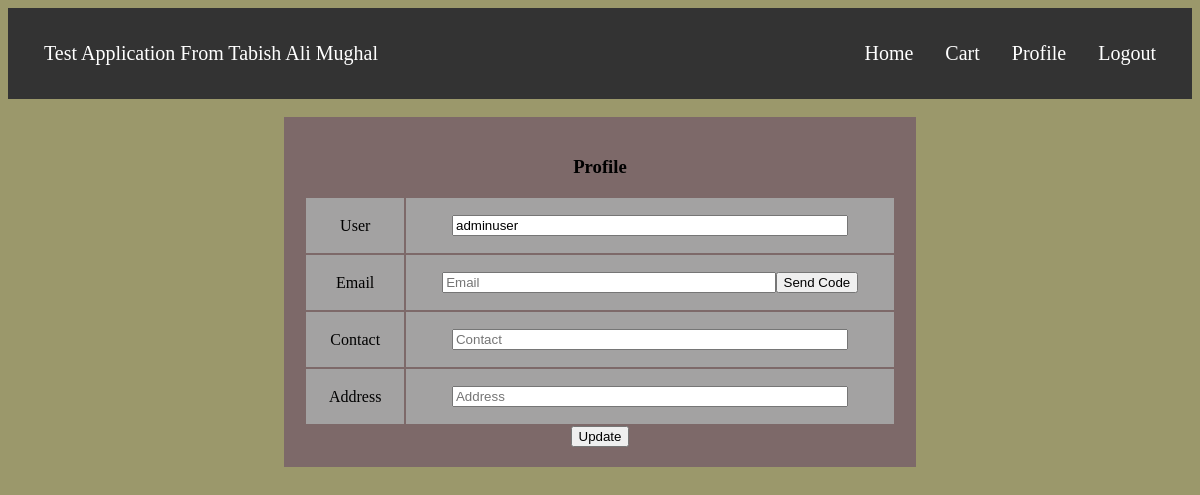
/auth/profile/ (signed in), run on an earlier commit of the app's database.
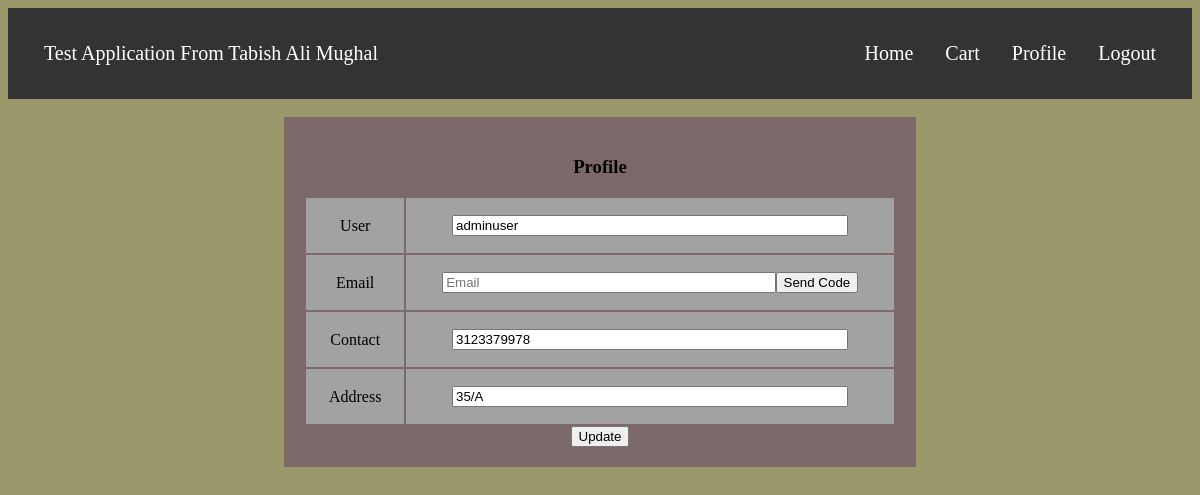
And on a later commit of the database.
### Authentication/models.py (models this page shows, shortened)
class PublicUsers(models.Model):
    user = models.ForeignKey(User , on_delete=models.PROTECT)
    contact = models.IntegerField()
    address = models.CharField(max_length=250)
    date = models.DateField(auto_now=True)

### Authentication/views.py (the view)
# urls.py: path('profile/', views.ManageUserProfileView, name="profile"),
@login_required(login_url='auth:login')
def ManageUserProfileView(ProfileView):
	if ProfileView.method == 'POST':
		try:
			instance = get_object_or_404(PublicUsers , user = ProfileView.user)
		except:
			instance = None
		publicuserform = ManagePublicUsersForm({
			'user' : ProfileView.user ,
			'contact' : ProfileView.POST.get('contact') ,
			'address' : ProfileView.POST.get('address') ,
		} or None , instance = instance )
		publicuserform.save()
		if str(ProfileView.POST.get('email')) != str(ProfileView.user.email):
			if ProfileView.POST.get('code') == ProfileView.session.get('confirmation'):
				previous_email = ProfileView.user.email
				ProfileView.user.email = ProfileView.POST.get('email')
				ProfileView.user.save()
				send_mail(
					'This Email Has Been Updated',
					'This Email Has Been Updated On An E-Commerce Website. \n Previous Email Was {}'.format(previous_email),
					'ztapp000@gmail.com',
					[str(ProfileView.POST.get('email'))],
					fail_silently=True,
				)
		form = ManagePublicUsersForm(get_object_or_404(PublicUsers , user = ProfileView.user))
		context = {
			'form' : form ,
		}
		return render(ProfileView , 'Authentication/Profile.html')
	else:
		try:
			form = ManagePublicUsersForm(instance = get_object_or_404(PublicUsers , user = ProfileView.user))
		except:
			form = ManagePublicUsersForm()
		context = {
			'form' : form ,
		}
		return render(ProfileView , 'Authentication/Profile.html' , context)

### Authentication/forms.py
class ManagePublicUsersForm(forms.ModelForm):
	class Meta:
		model = PublicUsers
		fields = [
			'user' ,
			'contact' ,
			'address' ,
		]

### Authentication/templates/Authentication/Profile.html (shortened to what this page needs)
{% extends 'MainPage.html' %}
{% block content %}
    <div style="width:50%;text-align:center;background-color: #7d6969;margin:auto;padding:20px;">
        <h3>Profile</h3>
        <table style="width:100% ;">
            <tbody style="background-color:rgb(163, 162, 162) ;">
                <tr style="height: 55px">
                    <td>User</td>
                    <td><input type="text" name="user" placeholder="User" style="width:80%;" value="{{ request.user }}" required id="id_user" readonly></td>
                </tr>
                <tr style="height: 55px">
                    <td>Email</td>
                    <td id="email"><input type="email" name="email" placeholder="Email" style="width:67%;" required id="id_email" value="{% if request.user.email %}{{ request.user.email }}{% endif %}"><button onclick="send_mail()" type="button">Send Code</button></td>
                </tr>
                <tr style="height: 55px">
                    <td>Contact</td>
                    <td><input type="number" name="contact" placeholder="Contact" style="width:80%;" required id="id_contact" value="{% if form.contact.value %}{{ form.contact.value }}{% endif %}"></td>
                </tr>
                <tr style="height: 55px">
                    <td>Address</td>
                    <td><input type="text" name="address" placeholder="Address" style="width:80%;" required id="id_address" value="{% if form.address.value %}{{ form.address.value }}{% endif %}"></td>
                </tr>
            </tbody>
        </table>
        <button type="submit" onclick="submitform()" name="submit">Update</button>
    </div>
{% endblock %}

### Products/templates/MainPage.html (shortened to what this page needs)
<!DOCTYPE html>
<html lang="en">
<head>
</head>
<body style="background-color:#9b986b;">
    <ul class="ul" style="height:;padding:20px">
        <li class="li" style="float:left"><a class="lia">Test Application From Tabish Ali Mughal</a></li>
        {% if request.user.is_authenticated %}
            <li class="li"><a class="lia" href="{% url 'auth:logout' %}">Logout</a></li>
            <li class="li"><a class="lia" href="{% url 'auth:profile' %}">Profile</a></li>
        {% else %}
            <li class="li"><a class="lia" href="{% url 'auth:login' %}">Login</a></li>
            <li class="li"><a class="lia" href="{% url 'auth:register' %}">Register</a></li>
        {% endif %}
        <li class="li"><a class="lia" href="{% url 'products:cart_detail' %}">Cart</a></li>
        <li class="li"><a class="lia" href="/">Home</a></li>
    </ul>
    <br>
    {% block content %}
    {% endblock %}
</body>
</html>

### Products/templates/MainPage.html (style rules this page uses)
.ul { list-style-type: none; margin: 0; padding: 0; overflow: hidden; background-color: #333; }
.li { float: right; }
.lia { font-size: 20px; display: block; color: white; text-align: center; padding: 14px 16px; text-decoration: none; }

What changed in the data, as far as the page shows it:
added PublicUsers: address "35/A"
Also different on the page:
form field contact: (not shown) → "3123379978"
